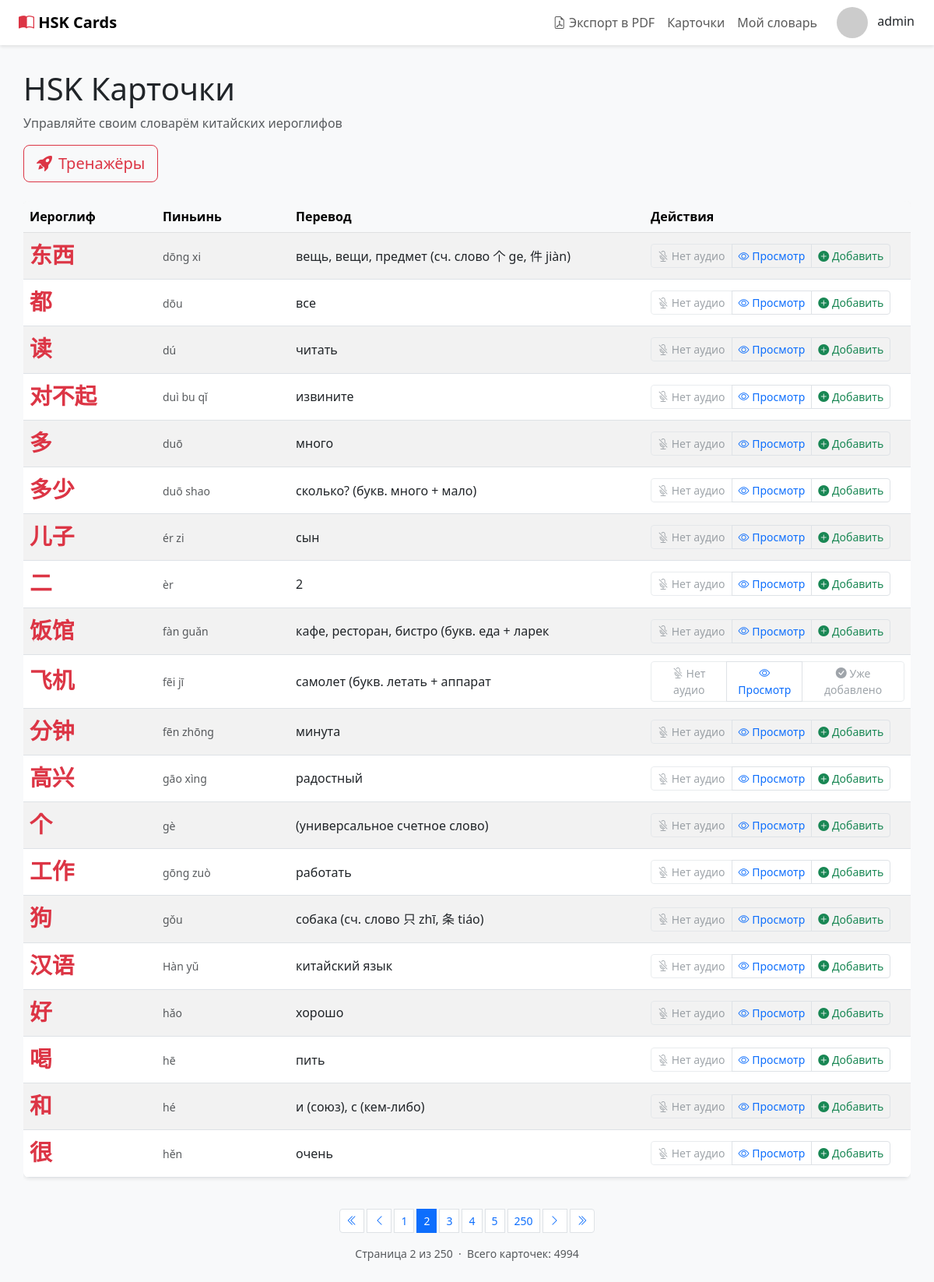
Page /?page=2 (signed in) on the committed database.
### trainer/models.py (models this page shows, shortened)
class Card(models.Model):
    hieroglyph = models.CharField(max_length=255)
    translate = models.CharField(max_length=255)
    transcription = models.CharField(max_length=255)
    audio = models.FileField(upload_to='audio/', blank=True, null=True)

### trainer/views.py (the view)
# urls.py: path('', card_list, name='card_list'),
def card_list(request):
    cards = Card.objects.all()
    paginator = Paginator(cards, 20)
    page_number = request.GET.get('page', 1)
    try:
        page_obj = paginator.page(page_number)
    except PageNotAnInteger:
        page_obj = paginator.page(1)
    except EmptyPage:
        page_obj = paginator.page(1)
    context = {'page_obj': page_obj}
    if request.user.is_authenticated:
        user_dict = request.user.dictionary
        in_dict_ids = set(
            DictionaryCard.objects.filter(dictionary=user_dict)
                                  .values_list('card_id', flat=True)
        )
        context['in_dict_ids'] = in_dict_ids
    return render(request, 'trainer/card_list.html', context)

### trainer/templates/trainer/card_list.html (shortened to what this page needs)
{% extends '../base.html' %}
{% block content %}
<div class="container card-container">
    <div class="row mb-4">
        <div class="col-12">
            <h1 class="mb-2">HSK Карточки</h1>
            <p class="text-muted">Управляйте своим словарём китайских иероглифов</p>
        </div>
        <div class="col-auto">
            <a href="{% url 'trainers_home' %}" class="btn btn-outline-danger btn-lg">
                <i class="bi bi-rocket-takeoff-fill me-2"></i>Тренажёры
            </a>
        </div>
    </div>
    <div class="table-responsive">
        <table class="table table-hover table-striped align-middle">
            <thead class="table-light">
                <tr>
                    <th style="width: 15%;">Иероглиф</th>
                    <th style="width: 15%;">Пиньинь</th>
                    <th style="width: 40%;">Перевод</th>
                    <th style="width: 30%;">Действия</th>
                </tr>
            </thead>
            <tbody>
                {% for card in page_obj %}
                    <tr>
                        <td>
                            <div style="font-size: 1.8rem; font-weight: bold; color: #dc3545; font-family: 'SimHei', 'Microsoft YaHei', sans-serif;">
                                {{ card.hieroglyph }}
                            </div>
                        </td>
                        <td>
                            <small class="text-muted">{{ card.transcription }}</small>
                        </td>
                        <td>
                            <span>{{ card.translate }}</span>
                        </td>
                        <td>
                            <div class="btn-group" role="group">
                                {% if card.audio %}
                                    <button class="btn btn-sm btn-outline-danger"
                                            onclick="playAudio('{{ card.audio.url }}')"
                                            title="Слушать произношение">
                                        <i class="bi bi-play-circle"></i> Слушать
                                    </button>
                                {% else %}
                                    <button class="btn btn-sm btn-outline-secondary" disabled title="Аудио недоступно">
                                        <i class="bi bi-mic-mute"></i> Нет аудио
                                    </button>
                                {% endif %}
                                <button class="btn btn-sm btn-outline-primary"
                                        data-bs-toggle="modal"
                                        data-bs-target="#cardModal{{ card.id }}"
                                        title="Просмотреть детали">
                                    <i class="bi bi-eye"></i> Просмотр
                                </button>
                                <button class="btn btn-sm add-to-dictionary {% if card.id in in_dict_ids %}btn-outline-secondary disabled{% else %}btn-outline-success{% endif %}"
                                        data-card-id="{{ card.id }}"
                                        data-original-text='<i class="bi bi-plus-circle-fill"></i> Добавить'
                                        title="{% if card.id in in_dict_ids %}Уже в словаре{% else %}Добавить в словарь{% endif %}">
                                    {% if card.id in in_dict_ids %}
                                        <i class="bi bi-check-circle-fill"></i> Уже добавлено
                                    {% else %}
                                        <i class="bi bi-plus-circle-fill"></i> Добавить
                                    {% endif %}
                                </button>
                            </div>
                        </td>
                    </tr>
                {% endfor %}
            </tbody>
        </table>
    </div>
{% if page_obj.paginator.num_pages > 1 %}
<nav aria-label="Навигация по страницам" class="mt-4">
    <ul class="pagination pagination-sm justify-content-center flex-wrap gap-1">
        <li class="page-item {% if not page_obj.has_previous %}disabled{% endif %}">
            <a class="page-link" href="{% if page_obj.has_previous %}?page=1{% else %}#{% endif %}" title="Первая страница">
                <i class="bi bi-chevron-double-left"></i>
            </a>
        </li>
        <li class="page-item {% if not page_obj.has_previous %}disabled{% endif %}">
            <a class="page-link" href="{% if page_obj.has_previous %}?page={{ page_obj.previous_page_number }}{% else %}#{% endif %}">
                <i class="bi bi-chevron-left"></i>
            </a>
        </li>
        {% for num in page_obj.paginator.page_range %}
            {% if page_obj.number == num %}
                <li class="page-item active">
                    <span class="page-link">{{ num }}</span>
                </li>
            {% elif num >= page_obj.number|add:"-3" and num <= page_obj.number|add:"3" %}
                <li class="page-item">
                    <a class="page-link" href="?page={{ num }}">{{ num }}</a>
                </li>
            {% elif num == 1 or num == page_obj.paginator.num_pages %}
                <li class="page-item">
                    <a class="page-link" href="?page={{ num }}">{{ num }}</a>
                </li>
            {% endif %}
        {% endfor %}
        <li class="page-item {% if not page_obj.has_next %}disabled{% endif %}">
            <a class="page-link" href="{% if page_obj.has_next %}?page={{ page_obj.next_page_number }}{% else %}#{% endif %}">
                <i class="bi bi-chevron-right"></i>
            </a>
        </li>
        <li class="page-item {% if not page_obj.has_next %}disabled{% endif %}">
            <a class="page-link" href="{% if page_obj.has_next %}?page={{ page_obj.paginator.num_pages }}{% else %}#{% endif %}" title="Последняя страница">
                <i class="bi bi-chevron-double-right"></i>
            </a>
        </li>
    </ul>
    <p class="text-center text-muted small mt-2">
        Страница {{ page_obj.number }} из {{ page_obj.paginator.num_pages }}
        &nbsp;·&nbsp;
        Всего карточек: {{ page_obj.paginator.count }}
    </p>
</nav>
{% endif %}
</div>
{% endblock %}

### trainer/templates/base.html (shortened to what this page needs)
{% load static %}
<!DOCTYPE html>
<html lang="ru">
<head>
    <link href="https://cdnjs.cloudflare.com/ajax/libs/bootstrap/5.3.0/css/bootstrap.min.css" rel="stylesheet">
    <link href="https://cdnjs.cloudflare.com/ajax/libs/bootstrap-icons/1.11.0/font/bootstrap-icons.min.css" rel="stylesheet">
</head>
<body>
    <nav class="navbar navbar-expand-lg navbar-light bg-white">
        <div class="container-fluid px-4">
            <a class="navbar-brand fw-bold" href="{% url 'card_list' %}">
                <i class="bi bi-book-half" style="color: #dc3545;"></i>
                HSK Cards
            </a>
            <div class="collapse navbar-collapse" id="navbarNav">
                <ul class="navbar-nav ms-auto">
                    <li class="nav-item">
                        <a class="nav-link" href="{% url 'my_cards_pdf' %}">
                            <i class="bi bi-file-earmark-pdf"></i> Экспорт в PDF
                        </a>
                    </li>
                    <li class="nav-item">
                        <a class="nav-link" href="{% url 'card_list' %}">Карточки</a>
                    </li>
                    {% if user.is_authenticated %}
                    <li class="nav-item">
                        <a class="nav-link" href="{% url 'my_cards' %}">Мой словарь</a>
                    </li>
                    {% endif %}
                </ul>
            </div>
            <div class="d-flex align-items-center ms-3">
                {% if user.is_authenticated %}
                    <div class="dropdown">
                        <button class="btn btn-link p-0 text-decoration-none" type="button" data-bs-toggle="dropdown">
                            <img src="https://ui-avatars.com/api/?name={{ user.username }}&background=dc3545&color=fff" alt="{{ user.username }}" class="avatar">
                            <span class="ms-2 text-dark">{{ user.username }}</span>
                        </button>
                    </div>
                {% else %}
                    <a href="{% url 'accounts:login' %}" class="btn btn-danger btn-sm ms-2">Вход</a>
                    <a href="{% url 'accounts:register' %}" class="btn btn-outline-danger btn-sm ms-2">Регистрация</a>
                {% endif %}
            </div>
        </div>
    </nav>
    {% block content %}{% endblock %}
</body>
</html>

### trainer/templates/base.html (style rules this page uses)
body { background-color: #f8f9fa; }
.navbar { box-shadow: 0 2px 4px rgba(0,0,0,0.1); }
.card-container { padding: 2rem 0; }
.avatar { width: 40px; height: 40px; border-radius: 50%; object-fit: cover; }

### trainer/templates/trainer/card_list.html (style rules this page uses)
.table { background-color: #fff; border-radius: 8px; overflow: hidden; box-shadow: 0 2px 4px rgba(0,0,0,0.08); }
.table thead { background-color: #f8f9fa; font-weight: 600; color: #495057; }
.btn-group .btn { border-color: #dee2e6; }

### rows in the picture
Card: hieroglyph "东西", transcription "dōng xi", translate "вещь, вещи, предмет (сч. слово 个 ge, 件 jiàn)", audio "Нет аудио", shows "Добавить"
Card: hieroglyph "都", transcription "dōu", translate "все", audio "Нет аудио", shows "Добавить"
Card: hieroglyph "读", transcription "dú", translate "читать", audio "Нет аудио", shows "Добавить"
Card: hieroglyph "对不起", transcription "duì bu qǐ", translate "извините", audio "Нет аудио", shows "Добавить"
Card: hieroglyph "多", transcription "duō", translate "много", audio "Нет аудио", shows "Добавить"
Card: hieroglyph "多少", transcription "duō shao", translate "сколько? (букв. много + мало)", audio "Нет аудио", shows "Добавить"
Card: hieroglyph "儿子", transcription "ér zi", translate "сын", audio "Нет аудио", shows "Добавить"
Card: hieroglyph "二", transcription "èr", translate "2", audio "Нет аудио", shows "Добавить"
Card: hieroglyph "饭馆", transcription "fàn guǎn", translate "кафе, ресторан, бистро (букв. еда + ларек", audio "Нет аудио", shows "Добавить"
Card: hieroglyph "飞机", transcription "fēi jī", translate "самолет (букв. летать + аппарат", audio "Нет аудио", shows "Уже добавлено"
Card: hieroglyph "分钟", transcription "fēn zhōng", translate "минута", audio "Нет аудио", shows "Добавить"
Card: hieroglyph "高兴", transcription "gāo xìng", translate "радостный", audio "Нет аудио", shows "Добавить"
Card: hieroglyph "个", transcription "gè", translate "(универсальное счетное слово)", audio "Нет аудио", shows "Добавить"
Card: hieroglyph "工作", transcription "gōng zuò", translate "работать", audio "Нет аудио", shows "Добавить"
Card: hieroglyph "狗", transcription "gǒu", translate "собака (сч. слово 只 zhī, 条 tiáo)", audio "Нет аудио", shows "Добавить"
Card: hieroglyph "汉语", transcription "Hàn yǔ", translate "китайский язык", audio "Нет аудио", shows "Добавить"
Card: hieroglyph "好", transcription "hǎo", translate "хорошо", audio "Нет аудио", shows "Добавить"
Card: hieroglyph "喝", transcription "hē", translate "пить", audio "Нет аудио", shows "Добавить"
Card: hieroglyph "和", transcription "hé", translate "и (союз), с (кем-либо)", audio "Нет аудио", shows "Добавить"
Card: hieroglyph "很", transcription "hěn", translate "очень", audio "Нет аудио", shows "Добавить"

### other values in the picture
{{ user.username }} "admin"
{{ num }} "1" "3" "4" "5"
{{ num }} "2"
{{ num }} "250"
{{ page_obj.number }} "2"
{{ page_obj.paginator.num_pages }} "250"
{{ page_obj.paginator.count }} "4994"
